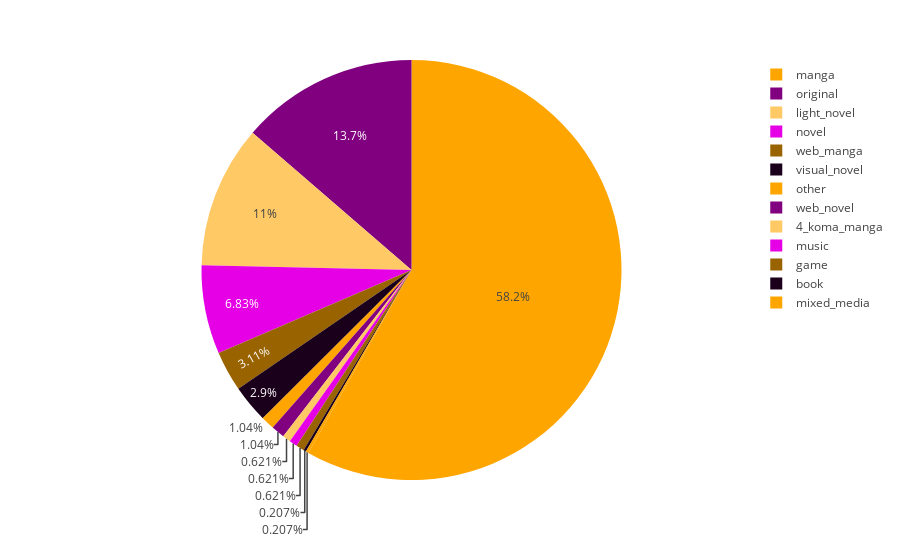

This figure's notebook cell:
### Markdown cell above
### Plot 1: Pie Chart - What percentage of anime is actually based on manga?

### Code cell
#Plot 1
sources = df_anime.source.unique()
values = []

for source in sources:
    values.append(df_anime['source'].value_counts()[source])


fig = px.pie(
    values = values, names = sources,
    color_discrete_sequence = [
        'orange',
        'purple'
    ]
)

fig.show()

### Figure 1 — Plotly figure (JSON) as saved in the notebook; plotly's stock layout.template omitted (floating-point values rounded to 4 significant figures)
{"data": [{"domain": {"x": [0, 1], "y": [0, 1]}, "hovertemplate": "label=%{label}<br>value=%{value}<extra></extra>", "labels": ["manga", "visual_novel", "original", "web_manga", "light_novel", "novel", "4_koma_manga", "music", "other", "web_novel", "game", "book", "mixed_media"], "legendgroup": "", "name": "", "showlegend": true, "type": "pie", "values": [281, 14, 66, 15, 53, 33, 3, 3, 5, 5, 3, 1, 1]}], "layout": {"legend": {"tracegroupgap": 0}, "margin": {"t": 60}, "piecolorway": ["orange", "purple"]}}
